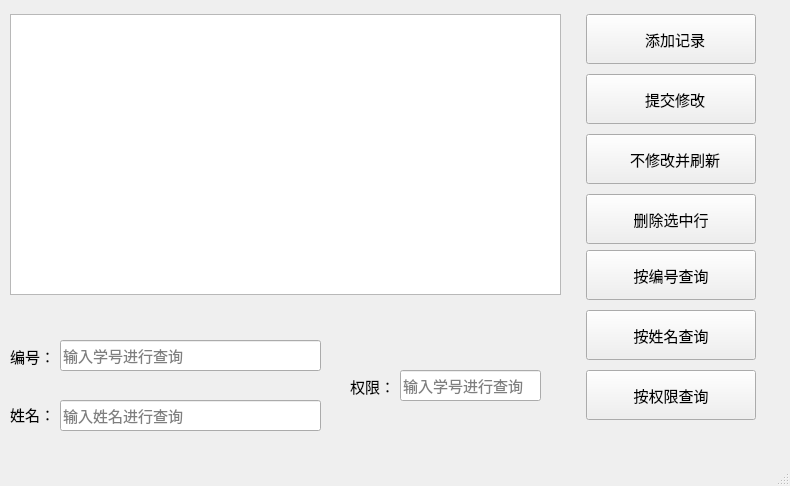
<?xml version="1.0" encoding="UTF-8"?>
<ui version="4.0">
 <class>employee</class>
 <widget class="QMainWindow" name="employee">
  <property name="geometry">
   <rect>
    <x>0</x>
    <y>0</y>
    <width>790</width>
    <height>486</height>
   </rect>
  </property>
  <property name="windowTitle">
   <string>MainWindow</string>
  </property>
  <property name="animated">
   <bool>false</bool>
  </property>
  <property name="unifiedTitleAndToolBarOnMac">
   <bool>false</bool>
  </property>
  <widget class="QWidget" name="centralwidget">
   <widget class="QPushButton" name="deleteBtn">
    <property name="geometry">
     <rect>
      <x>586</x>
      <y>194</y>
      <width>170</width>
      <height>50</height>
     </rect>
    </property>
    <property name="font">
     <font>
      <pointsize>11</pointsize>
     </font>
    </property>
    <property name="text">
     <string>删除选中行</string>
    </property>
   </widget>
   <widget class="QLineEdit" name="nameSearchLineEdit">
    <property name="geometry">
     <rect>
      <x>60</x>
      <y>400</y>
      <width>261</width>
      <height>31</height>
     </rect>
    </property>
    <property name="font">
     <font>
      <pointsize>11</pointsize>
     </font>
    </property>
    <property name="layoutDirection">
     <enum>Qt::LeftToRight</enum>
    </property>
    <property name="echoMode">
     <enum>QLineEdit::Normal</enum>
    </property>
    <property name="placeholderText">
     <string>输入姓名进行查询</string>
    </property>
   </widget>
   <widget class="QPushButton" name="searchByIdBtn">
    <property name="geometry">
     <rect>
      <x>586</x>
      <y>250</y>
      <width>170</width>
      <height>50</height>
     </rect>
    </property>
    <property name="font">
     <font>
      <pointsize>11</pointsize>
     </font>
    </property>
    <property name="text">
     <string>按编号查询</string>
    </property>
   </widget>
   <widget class="QPushButton" name="searchByNameBtn">
    <property name="geometry">
     <rect>
      <x>586</x>
      <y>310</y>
      <width>170</width>
      <height>50</height>
     </rect>
    </property>
    <property name="font">
     <font>
      <pointsize>11</pointsize>
     </font>
    </property>
    <property name="text">
     <string>按姓名查询</string>
    </property>
   </widget>
   <widget class="QTableView" name="tableView">
    <property name="geometry">
     <rect>
      <x>10</x>
      <y>14</y>
      <width>551</width>
      <height>281</height>
     </rect>
    </property>
   </widget>
   <widget class="QLineEdit" name="idSearchLineEdit">
    <property name="geometry">
     <rect>
      <x>60</x>
      <y>340</y>
      <width>261</width>
      <height>31</height>
     </rect>
    </property>
    <property name="font">
     <font>
      <pointsize>11</pointsize>
     </font>
    </property>
    <property name="layoutDirection">
     <enum>Qt::LeftToRight</enum>
    </property>
    <property name="echoMode">
     <enum>QLineEdit::Normal</enum>
    </property>
    <property name="placeholderText">
     <string>输入学号进行查询</string>
    </property>
   </widget>
   <widget class="QPushButton" name="addBtn">
    <property name="geometry">
     <rect>
      <x>586</x>
      <y>14</y>
      <width>170</width>
      <height>50</height>
     </rect>
    </property>
    <property name="font">
     <font>
      <pointsize>11</pointsize>
     </font>
    </property>
    <property name="text">
     <string>  添加记录</string>
    </property>
   </widget>
   <widget class="QPushButton" name="modifyBtn">
    <property name="geometry">
     <rect>
      <x>586</x>
      <y>74</y>
      <width>170</width>
      <height>50</height>
     </rect>
    </property>
    <property name="font">
     <font>
      <pointsize>11</pointsize>
     </font>
    </property>
    <property name="text">
     <string>  提交修改</string>
    </property>
   </widget>
   <widget class="QLabel" name="nameLabel">
    <property name="geometry">
     <rect>
      <x>10</x>
      <y>404</y>
      <width>71</width>
      <height>21</height>
     </rect>
    </property>
    <property name="font">
     <font>
      <pointsize>11</pointsize>
     </font>
    </property>
    <property name="layoutDirection">
     <enum>Qt::LeftToRight</enum>
    </property>
    <property name="text">
     <string>姓名：</string>
    </property>
   </widget>
   <widget class="QPushButton" name="undoBtn">
    <property name="enabled">
     <bool>true</bool>
    </property>
    <property name="geometry">
     <rect>
      <x>586</x>
      <y>134</y>
      <width>170</width>
      <height>50</height>
     </rect>
    </property>
    <property name="font">
     <font>
      <pointsize>11</pointsize>
     </font>
    </property>
    <property name="text">
     <string>  不修改并刷新</string>
    </property>
   </widget>
   <widget class="QLabel" name="idLabel">
    <property name="geometry">
     <rect>
      <x>10</x>
      <y>346</y>
      <width>71</width>
      <height>21</height>
     </rect>
    </property>
    <property name="font">
     <font>
      <pointsize>11</pointsize>
     </font>
    </property>
    <property name="layoutDirection">
     <enum>Qt::LeftToRight</enum>
    </property>
    <property name="text">
     <string>编号：</string>
    </property>
   </widget>
   <widget class="QPushButton" name="searchByperBtn">
    <property name="geometry">
     <rect>
      <x>586</x>
      <y>370</y>
      <width>170</width>
      <height>50</height>
     </rect>
    </property>
    <property name="font">
     <font>
      <pointsize>11</pointsize>
     </font>
    </property>
    <property name="text">
     <string>按权限查询</string>
    </property>
   </widget>
   <widget class="QLabel" name="perLabel">
    <property name="geometry">
     <rect>
      <x>350</x>
      <y>376</y>
      <width>71</width>
      <height>21</height>
     </rect>
    </property>
    <property name="font">
     <font>
      <pointsize>11</pointsize>
     </font>
    </property>
    <property name="layoutDirection">
     <enum>Qt::LeftToRight</enum>
    </property>
    <property name="text">
     <string>权限：</string>
    </property>
   </widget>
   <widget class="QLineEdit" name="perSearchLineEdit">
    <property name="geometry">
     <rect>
      <x>400</x>
      <y>370</y>
      <width>141</width>
      <height>31</height>
     </rect>
    </property>
    <property name="font">
     <font>
      <pointsize>11</pointsize>
     </font>
    </property>
    <property name="layoutDirection">
     <enum>Qt::LeftToRight</enum>
    </property>
    <property name="echoMode">
     <enum>QLineEdit::Normal</enum>
    </property>
    <property name="placeholderText">
     <string>输入学号进行查询</string>
    </property>
   </widget>
  </widget>
  <widget class="QMenuBar" name="menubar">
   <property name="geometry">
    <rect>
     <x>0</x>
     <y>0</y>
     <width>790</width>
     <height>23</height>
    </rect>
   </property>
  </widget>
  <widget class="QStatusBar" name="statusbar"/>
 </widget>
 <resources/>
 <connections/>
</ui>
